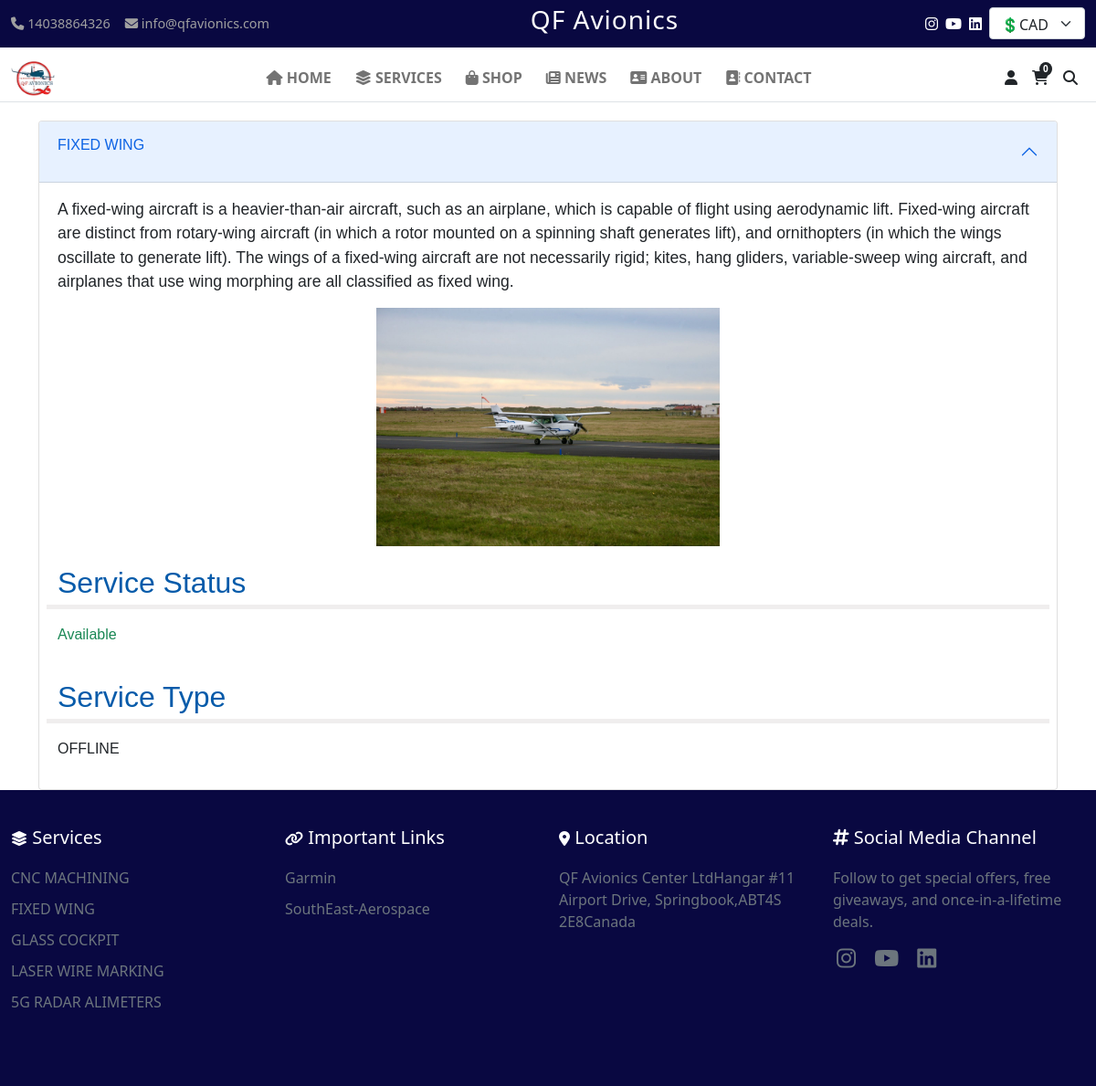
Page /service/2/ on the committed database.
### additional_option/models.py (models this page shows, shortened)
class SiteSettings(models.Model):
    site_name = models.CharField(max_length=100, default="QFAvionics")
    email = models.EmailField(max_length=70, blank=False, null=False,  default='info@qfavionics.com')
    phone_number_1 = models.IntegerField(blank=True, null=True, default='14038864326')
    phone_number_2 = models.IntegerField(blank=True, null=True)
    bussiness_email = models.EmailField(max_length=70, blank=False, default='info@qfavionics.com', null=False, help_text="Email on which receive the email")
    currency_rate = models.DecimalField(null=False, blank=False, default=0.72, decimal_places=2, max_digits=3)
    address = models.TextField(default="QF Avionics Center LtdHangar #11 Airport Drive, Springbook,ABT4S 2E8Canada", blank=True, null=True)
    airport = models.TextField(default="Red Deer Regional Airport, CYQF, YQF", blank=True, null=True)
    email_app_password = models.TextField(max_length=30,  default="zochakahgfehnxdq", blank=True, null=True)
    tax = models.DecimalField(decimal_places=2,  max_digits=5, default=0.15, null=False, blank=False)
    instagram = models.URLField(blank=True, null=True)
    youtube = models.URLField(blank=True, null=True)
    linkedin = models.URLField(blank=True, null=True)
    def get_footer_data(self):
        return {
            "location": self.address,
            "airport": self.airport,
            "instagram": self.instagram,
            "youtube": self.youtube,
            "linkedin": self.linkedin
        }
    def get_header_data(self):
        return {
            "site_name": self.site_name,
            "email": self.email,
            "phone_number": self.phone_number_1,
        }
    class Meta:
        verbose_name = "Site Setting"
        verbose_name_plural = "Site Settings"
    @classmethod
    def load(cls):
        obj, created = cls.objects.get_or_create(pk=1)
        return obj

class Service(models.Model):
    name = models.CharField(max_length=40, default='', blank=False, null=False)
    image = models.ImageField(upload_to='static/service/images/')
    status = models.BooleanField(default=True)
    description = models.TextField(default='')
    service_type = models.CharField(default='', max_length=40, blank=False, null=False)
    specifications = models.JSONField(default=dict)
    technical_information = models.JSONField(default=dict)

class Link(models.Model):
    name = models.CharField(max_length=40, default='', blank=False, null=False)
    url = models.CharField(max_length=100, default='', blank=False, null=False)
    class Meta:
        verbose_name = 'Important Link'
        verbose_name_plural = 'Important Links'

### additional_option/views.py (the view)
# urls.py: path("service/<int:id>/", service, name="service"),
def service(request, id):
    service = Service.objects.filter(id=id).first()
    return render(request, 'service.html', {'service':service})

### QFAvionics/header_context.py (called while the page is built)
def header_options(request):
    location = SiteSettings.objects.filter(pk=1)
    if location is not None:
        location = location.first()
    options = {
        "categories": [category.name for category in Category.objects.all()],
        "services" : [service for service in Service.objects.all()],
        "links": Link.objects.all(),
        "no_of_items":  get_total_items(request),
        "footer": location.get_footer_data(),
        "header": location.get_header_data,
    }
    return options

### additional_option/utils.py (called while the page is built)
def get_setting():
    settings = cache.get('site_settings', False)
    if not settings:
        settings = SiteSettings.load()
        cache.set('site_settings', settings, timeout=600)
    return settings

### shopcart/views.py (called while the page is built)
def get_total_items(request):
    cart = Cart(request)
    cartitems = cart.cart
    total = 0
    for key, value in cartitems.items():
        total += value["quantity"]
    return total

### templates/service.html (shortened to what this page needs)
{% extends "master.html" %}
{% block content %}
{% load static %}
<div class="container">
    <div class="accordion" id="accordionPanelsStayOpenExample">
        <div class="accordion-item">
            <h2 class="accordion-header">
                <button class="accordion-button" type="button" data-bs-toggle="collapse"
                    data-bs-target="#panelsStayOpen-collapseOne" aria-expanded="true"
                    aria-controls="panelsStayOpen-collapseOne">
                    <div class="row">
                        <p>
                            {{service.name}}
                        </p>
                    </div>
                </button>
            </h2>
            <div id="panelsStayOpen-collapseOne" class="accordion-collapse collapse show">
                <div class="accordion-body">
                    <div class="row">
                        <p id="description">{{service.description}}</p>
                    </div>
                    <div class="row">
                        <img src="{{service.image.url}}" alt="">
                    </div>
                    <div class="row">
                        <p class="title mt-3">Service Status</p>
                        {% if service.status %}
                        <p class="text-success">Available</p>
                        {% else %}
                        <p class="text-danger">Not Available</p>
                        {% endif %}
                    </div>
                    <div class="row">
                        <p class="title mt-3">Service Type</p>
                        <p>
                            {{service.service_type}}
                        </p>
                    </div>
                </div>
            </div>
        </div>
    </div>
</div>
{% endblock %}

### templates/master.html (shortened to what this page needs)
<!DOCTYPE html>
<html lang="en">
<head>
    {% load static %}
    <link href="https://cdn.jsdelivr.net/npm/bootstrap@5.0.2/dist/css/bootstrap.min.css" rel="stylesheet"
>
    <link rel="stylesheet" href="https://cdnjs.cloudflare.com/ajax/libs/font-awesome/6.4.0/css/all.min.css">
    <link rel="stylesheet" href="{% static 'css/index.css' %}">
</head>
<body>
    <main id="mainbox" class="">
        <div class="top-bar">
            <div class="container-fluid d-flex justify-content-between align-items-center">
                <div class="d-sm-flex" style="cursor: pointer; color: rgb(160, 160, 160);">
                    <div class="me-3 "><i class="fas fa-phone"></i> {{header.phone_number|default:"+1 (403) 886-4306"}}</div>
                    <div class="me-3" id="emailButton"><i class="fas fa-envelope"></i> {{header.email|default:"info@qfavionics.com"}}</div>
                </div>
                <h3 id="companyname" style="letter-spacing: 1px;">QF Avionics</h3>
                <div class="d-sm-flex">
                    <div class="d-flex justify-content-center align-items-center" style="margin-top: -6px;">
                    <a href="{{footer.instagram|default_if_none:"#" }}" class="text-white mt-2 me-2"><i class="fa-brands fa-instagram fs-6"></i></a>
                    <a href="{{footer.youtube|default_if_none:"#" }}" class="text-white mt-2 me-2"><i class="fa-brands fa-youtube fs-6"></i></a>
                    <a href="{{footer.linkedin|default_if_none:"#" }}" class="text-white mt-2 me-2"><i class="fa-brands fa-linkedin fs-6"></i></a>
                    </div>
                    <select class="form-select" id="currency-value" aria-label="Default select example"
                        style="height: 35px; width: 105px;">
                        {% if request.session.currency == "USD" %}
                        <option value="USD"data-bs-toggle="tooltip" data-bs-placement="bottom" title="Click to see product price in USD currency" selected>💲USD</option>
                        <option value="CAD" data-bs-toggle="tooltip" data-bs-placement="bottom" title="Click to see product price in CAD currency">💲CAD</option>
                        {% else %}
                        <option value="CAD" selected>💲CAD</option>
                        {% endif %}
                    </select>
                </div>
            </div>
        </div>
        <nav class="position-absolute navbar navbar-expand-lg navbar-light bg-white w-100 " style="z-index: 200;box-sizing: border-box;">
            <div class="container-fluid border-bottom">
                <a class="navbar-brand" href="{% url 'home' %}">
                    <img src="{% static 'images/logo.png' %}" alt="QF Avionics"
                        style="max-width: min(50px,50px); max-height: min(10vh,10vw);">
                </a>
                <div class="collapse navbar-collapse" id="navbarNav">
                    <ul class="navbar-nav mx-auto">
                        <li class="nav-item">
                            <a class="nav-link md:mt-3" id="menu" href="{% url 'home' %}"><i
                                    class="fa-solid fa-house"></i> HOME</a>
                        </li>
                        <li class="nav-item" id="menu">
                            <a class="nav-link text-decoration-none"><i class="fa-solid fa-layer-group"></i>
                                SERVICES</a>
                        </li>
                        <li class="nav-item" id="menu">
                            <a class="nav-link"><i class="fa-solid fa-bag-shopping"></i> SHOP</a>
                        </li>
                        <li class="nav-item" id="menu">
                            <a class="nav-link" href="{% url 'view-news' %}"><i class="fa-solid fa-newspaper"></i>
                                NEWS</a>
                        </li>
                        <li class="nav-item" id="menu">
                            <a class="nav-link" href="{% url 'aboutpage' %}"><i class="fa-solid fa-address-card"></i>
                                ABOUT</a>
                        </li>
                        <li class="nav-item" id="menu">
                            <a class="nav-link" href="{% url 'contactpage' %}"><i class="fa-solid fa-address-book"></i>
                                CONTACT</a>
                        </li>
                    </ul>
                    <div class="icon-container d-flex mx-2 mt-2 mt-md-0 mb-3 mb-md-0">
                        {% if request.user.is_authenticated %}
                        <a href="{% url 'profile' %}"
                            class="text-dark me-3 text-decoration-none border px-3 py-1 rounded"><i
                                class="fas fa-user fs-6"></i> {{ user.username }}
                        </a>
                        {% else %}
                        <a href="{% url 'login' %}" class="text-dark me-3 fs-6"><i class="fas fa-user fs-6"></i> </a>
                        {% endif %}
                        <div>
                            <a href="{% url 'cart_detail' %}" class="text-dark me-3"><span
                                    class="position-absolute bg-dark text-white fw-bold px-1"
                                    style="font-size: 10px; border-radius: 100%; margin-top: -5px; margin-left: 8px;">{{no_of_items}}</span><i
                                    class="fas fa-shopping-cart fs-6"></i></a>
                        </div>
                        <a id="searchopen" class="text-dark"><i class="fas fa-search fs-6"></i></a>
                    </div>
                </div>
            </div>
        </nav>
        {% block content %}
        {% endblock %}
    </main>
    <footer class="footer">
        <div class="container-fluid">
            <div class="row">
                <div class="col-md-3 mb-4">
                    <h5><i class="fa-solid fa-layer-group fs-6"></i> Services</h5>
                    <ul>
                        {% if services %}
                        {% for service in services|slice:":8" %}
                        <a href="{% url 'service' id=service.id %} " class="text-decoration-none text-secondary">
                            <li>{{service.name}}</li>
                        </a>
                        {% endfor %}
                        {% endif %}
                    </ul>
                </div>
                <div class="col-md-3 mb-4">
                    <h5><i class="fa-solid fa-link fs-6"></i> Important Links</h5>
                    <ul class="text-secondary">
                        {% if links %}
                        {% for link in links %}
                        <a href="{{link.url}}" target="_blank" class="text-decoration-none text-secondary">
                            <li>{{link.name}}</li>
                        </a>
                        {% endfor %}
                        {% endif %}
                    </ul>
                </div>
                <div class="col-md-3 mb-4">
                    <h5><i class="fa-solid fa-location-dot fs-6"></i> Location</h5>
                    <div class="text-secondary">
                        <a href="https://www.google.com/maps/dir//3801+Airport+Dr,+Springbrook,+AB+T4S+2E8/@52.1763421,-113.9696467,12z/data=!4m8!4m7!1m0!1m5!1m1!1s0x537450468fc942f9:0xb14e4971aebfab17!2m2!1d-113.8872465!2d52.1763708?entry=ttu&g_ep=EgoyMDI0MTAyMy4wIKXMDSoASAFQAw%3D%3D" class="text-decoration-none text-secondary" target="_blank">
                            {{footer.location}} </a>
                    </div>
                </div>
                <div class="col-md-3">
                    <h5><i class="fa-solid fa-hashtag"></i> Social Media Channel</h5>
                    <p class="text-secondary">Follow to get special offers, free giveaways, and once-in-a-lifetime deals.</p>
                    <a href="{{footer.instagram|default_if_none:"#" }}" class="text-secondary mt-2 me-2"><i class="fa-brands fa-instagram mx-1 fs-4"></i></a>
                    <a href="{{footer.youtube|default_if_none:"#"}}" class="text-secondary mt-2 me-2"><i class="fa-brands fa-youtube mx-1 fs-4"></i></a>
                    <a href="{{footer.linkedin|default_if_none:"#"}}" class="text-secondary mt-2 me-2"><i class="fa-brands fa-linkedin mx-1 fs-4"></i></a>
                </div>
            </div>
        </div>
    </footer>
</body>
</html>

### static/css/index.css (style rules this page uses)
body, html { height: 100%; display: flex; flex-direction: column; }
#mainbox { flex: 1; }
.top-bar { background-color: #090841; color: white; padding: 5px 0; font-size: 0.9em; }
.navbar-nav .nav-link { color: #333; font-weight: 600; }
.carousel-item, img { height: 100% !important; width: 100% !important; }
.footer { background-color: #090841; color: white; padding: 40px 0; }
.footer h5 { margin-bottom: 20px; }
.footer ul { list-style-type: none; padding: 0; }
.footer li { margin-bottom: 10px; }

### templates/master.html (style rules this page uses)
#menu { margin-left: 10px; }
.icon-container { display: flex; align-items: center; }
.icon-container a { margin-right: 1rem; }
.icon-container a:last-child { margin-right: 0; }

### templates/service.html (style rules this page uses)
* { margin: 0; padding: 0; box-sizing: border-box; }
html, body { height: 100vh; }
.container { height: auto; width: auto; font-family: 'Lucida Sans', 'Lucida Sans Regular', 'Lucida Grande', 'Lucida Sans Unicode', Geneva, Verdana, sans-serif; margin-top: 10vh; }
.row img { max-height: 50vh; max-width: 50vh; margin: auto; }
.title { color: #065baa; border-bottom-width: thick; border-bottom-style: solid; border-bottom-color: #f0eeee; font-size: 2rem; }
#description { font-size: 1.1rem; }

### rows in the picture
SiteSettings: phone_number "14038864326", email "info@qfavionics.com", location "QF Avionics Center LtdHangar #11 Airport Drive, Springbook,ABT4S 2E8Canada"
Service: name "FIXED WING", description "A fixed-wing aircraft is a heavier-than-air aircraft, such as an airplane, which is capable of flight using aerodynamic lift. Fixed-wing aircraft are distinct from rotary-wing aircraft (in which a rotor mounted on a spinning shaft generates lift), and ornithopters (in which the wings oscillate to generate lift). The wings of a fixed-wing aircraft are not necessarily rigid; kites, hang gliders, variable-sweep wing aircraft, and airplanes that use wing morphing are all classified as fixed wing.", image (picture), service_type "OFFLINE"
Service: name "CNC MACHINING"
Service: name "GLASS COCKPIT"
Service: name "LASER WIRE MARKING"
Service: name "5G RADAR ALIMETERS"
Link: name "Garmin"
Link: name "SouthEast-Aerospace"

### other values in the picture
{{ no_of_items }} "0"
